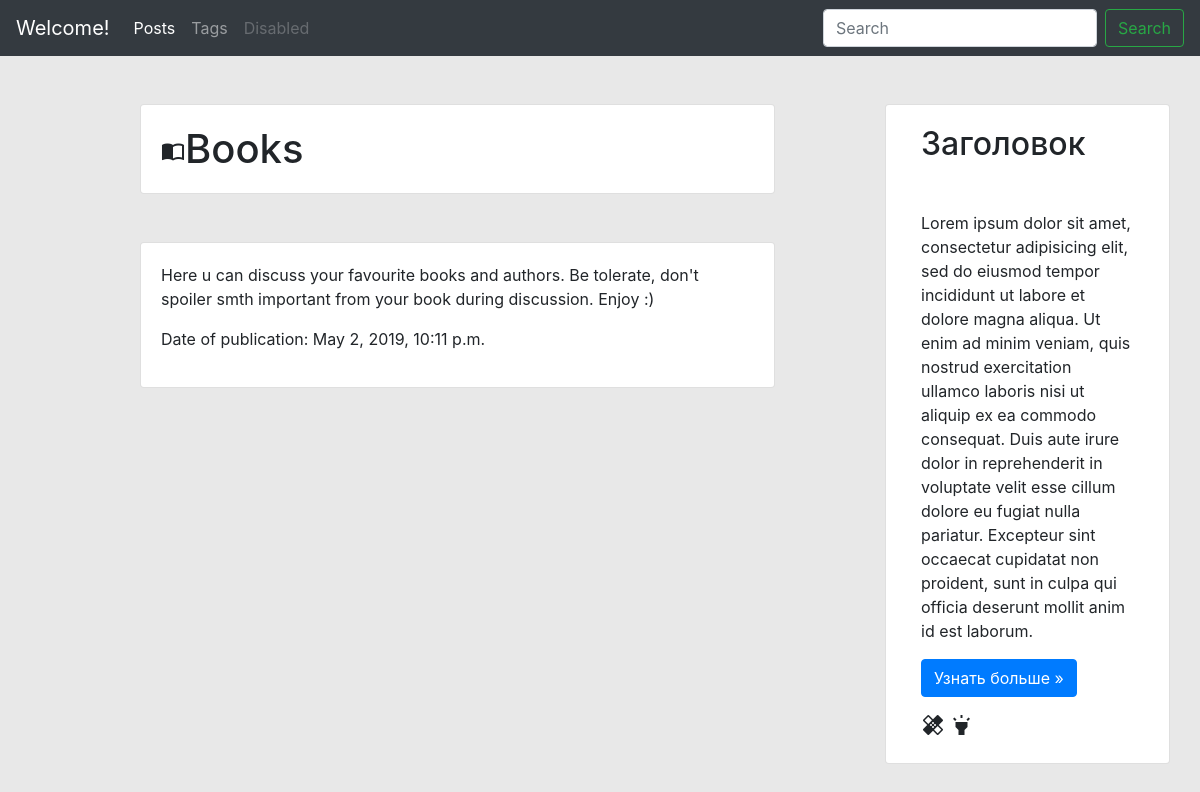
Page /blog/post/books-1556835078/ on the committed database.
### blog/models.py (models this page shows, shortened)
class Post(models.Model):
    title = models.CharField(max_length=150, db_index=True) #для индексации
    slug = models.SlugField(max_length=150, unique=True, blank=True) #присваиваю уникальность
    body = models.TextField(blank=True, db_index=True)
    tags = models.ManyToManyField('Tag', blank=True, related_name='posts') #появится новое свойство у Tag
    date_pub = models.DateTimeField(auto_now_add=True) #при сохр. в бд сработает
    class Meta: #определяет внутреннее отношение
        ordering = ['-date_pub'] # минус для обратного порядка, начиная с новых

### blog/views.py (the view)
# urls.py: path('post/<str:slug>/', PostDetail.as_view(), name='post_detail_url'),
class PostDetail(ObjectDetailMixin, View):
    model = Post
    template = 'blog/post_detail.html'

### blog/utils.py (called while the page is built)
    def get(self, request, slug):
        obj = get_object_or_404(self.model, slug__iexact=slug) #принимает объект модели с полем slug, если нет то ошибка 404
        return render(request, self.template, context={self.model.__name__.lower():obj, 'admin_object':obj, 'detail':True}) # передаю сюда инфу post_detail.html для отображения title и body

### blog/templates/blog/post_detail.html (shortened to what this page needs)
{% extends 'blog/base_blog.html' %}
{% block content %}
      <h1 class="mb-5">
          <div class="card">
              <div class="card-body">
                  <i class="material-icons" style="font-size:24px">import_contacts</i>{{post.title}}
          </div>
        </div>
      </h1>
      <div class="card mb-5">
        <div class="card-body">
          <p>{{post.body}}</p>
          <p>Date of publication: {{post.date_pub}}</p>
        </div>
      </div>
{% endblock %}

### rows in the picture
Post: title "Books", body "Here u can discuss your favourite books and authors. Be tolerate, don't spoiler smth important from your book during discussion. Enjoy :)", date_pub "May 2, 2019, 10:11 p.m."
